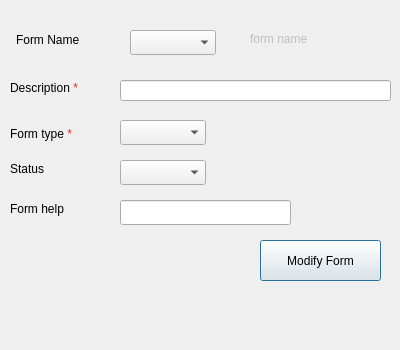
<?xml version="1.0" encoding="UTF-8"?>
<ui version="4.0">
 <class>Dialog</class>
 <widget class="QDialog" name="Dialog">
  <property name="geometry">
   <rect>
    <x>0</x>
    <y>0</y>
    <width>400</width>
    <height>350</height>
   </rect>
  </property>
  <property name="minimumSize">
   <size>
    <width>400</width>
    <height>350</height>
   </size>
  </property>
  <property name="maximumSize">
   <size>
    <width>400</width>
    <height>350</height>
   </size>
  </property>
  <property name="windowTitle">
   <string>Form</string>
  </property>
  <widget class="QLineEdit" name="LE_help">
   <property name="geometry">
    <rect>
     <x>120</x>
     <y>200</y>
     <width>171</width>
     <height>25</height>
    </rect>
   </property>
   <property name="placeholderText">
    <string/>
   </property>
  </widget>
  <widget class="QComboBox" name="CMB_formStatus">
   <property name="geometry">
    <rect>
     <x>120</x>
     <y>160</y>
     <width>86</width>
     <height>25</height>
    </rect>
   </property>
  </widget>
  <widget class="QLabel" name="label_8">
   <property name="geometry">
    <rect>
     <x>10</x>
     <y>198</y>
     <width>99</width>
     <height>21</height>
    </rect>
   </property>
   <property name="text">
    <string>Form help</string>
   </property>
  </widget>
  <widget class="QLineEdit" name="LE_desc">
   <property name="geometry">
    <rect>
     <x>120</x>
     <y>80</y>
     <width>271</width>
     <height>21</height>
    </rect>
   </property>
  </widget>
  <widget class="QPushButton" name="BTN_modifyForm">
   <property name="geometry">
    <rect>
     <x>260</x>
     <y>240</y>
     <width>121</width>
     <height>41</height>
    </rect>
   </property>
   <property name="text">
    <string>Modify Form</string>
   </property>
  </widget>
  <widget class="QLabel" name="label">
   <property name="geometry">
    <rect>
     <x>10</x>
     <y>160</y>
     <width>67</width>
     <height>17</height>
    </rect>
   </property>
   <property name="text">
    <string>Status</string>
   </property>
  </widget>
  <widget class="QComboBox" name="CMB_formName">
   <property name="geometry">
    <rect>
     <x>130</x>
     <y>30</y>
     <width>86</width>
     <height>25</height>
    </rect>
   </property>
  </widget>
  <widget class="QLabel" name="label_2">
   <property name="geometry">
    <rect>
     <x>16</x>
     <y>30</y>
     <width>81</width>
     <height>20</height>
    </rect>
   </property>
   <property name="text">
    <string>Form Name</string>
   </property>
  </widget>
  <widget class="QLabel" name="LB_formID">
   <property name="enabled">
    <bool>false</bool>
   </property>
   <property name="geometry">
    <rect>
     <x>250</x>
     <y>30</y>
     <width>141</width>
     <height>17</height>
    </rect>
   </property>
   <property name="frameShape">
    <enum>QFrame::NoFrame</enum>
   </property>
   <property name="text">
    <string>form name</string>
   </property>
  </widget>
  <widget class="QLabel" name="label_3">
   <property name="geometry">
    <rect>
     <x>10</x>
     <y>78</y>
     <width>99</width>
     <height>21</height>
    </rect>
   </property>
   <property name="text">
    <string>&lt;html&gt;&lt;head/&gt;&lt;body&gt;&lt;p&gt;Description &lt;span style=&quot; color:#ef2929;&quot;&gt;*&lt;/span&gt;&lt;/p&gt;&lt;/body&gt;&lt;/html&gt;</string>
   </property>
  </widget>
  <widget class="QLabel" name="label_7">
   <property name="geometry">
    <rect>
     <x>10</x>
     <y>120</y>
     <width>99</width>
     <height>29</height>
    </rect>
   </property>
   <property name="text">
    <string>&lt;html&gt;&lt;head/&gt;&lt;body&gt;&lt;p&gt;Form type&lt;span style=&quot; color:#ef2929;&quot;&gt;
                    *&lt;/span&gt;&lt;/p&gt;&lt;/body&gt;&lt;/html&gt;
                </string>
   </property>
  </widget>
  <widget class="QComboBox" name="CMB_formType">
   <property name="geometry">
    <rect>
     <x>120</x>
     <y>120</y>
     <width>86</width>
     <height>25</height>
    </rect>
   </property>
  </widget>
 </widget>
 <resources/>
 <connections/>
</ui>
